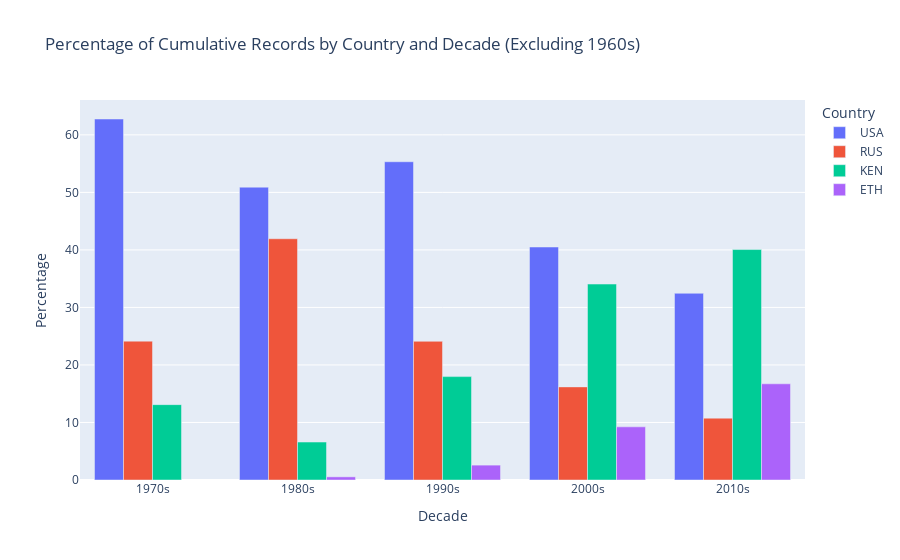

Notebook code for this chart:
### Code cell
import pandas as pd
import plotly.express as px

# Filter the DataFrame for the selected countries
selected_countries = ['USA', 'RUS', 'KEN', 'ETH']
filtered_data = cumulative_data[cumulative_data['Country'].isin(
    selected_countries)]

# Convert Year to Decade and format it
filtered_data['Decade'] = (filtered_data['Year'] // 10) * 10
filtered_data['Decade'] = filtered_data['Decade'].apply(lambda x: f"{int(x)}s")

# Exclude the 1960s
filtered_data = filtered_data[filtered_data['Decade'] != '1960s']

# Group data by Decade and Country
grouped_data = filtered_data.groupby(['Decade', 'Country']).agg({
    'Count': 'sum'}).reset_index()

# Normalize to percentage for each decade
grouped_data['TotalByDecade'] = grouped_data.groupby(
    'Decade')['Count'].transform('sum')
grouped_data['Percentage'] = (
    grouped_data['Count'] / grouped_data['TotalByDecade']) * 100

# Specify the order of countries
country_order = pd.Categorical(
    grouped_data['Country'], categories=selected_countries, ordered=True)
grouped_data['Country'] = country_order

# Create the bar chart
fig = px.bar(grouped_data,
             x='Decade',
             y='Percentage',
             color='Country',
             category_orders={"Country": selected_countries},
             barmode='group',
             title='Percentage of Cumulative Records by Country and Decade (Excluding 1960s)')

# Display the chart
fig.show()

### Figure 1 — Plotly figure (JSON) as saved in the notebook; plotly's stock layout.template omitted (floating-point values rounded to 4 significant figures)
{"data": [{"alignmentgroup": "True", "hovertemplate": "Country=USA<br>Decade=%{x}<br>Percentage=%{y}<extra></extra>", "legendgroup": "USA", "marker": {"color": "#636efa", "pattern": {"shape": ""}}, "name": "USA", "offsetgroup": "USA", "orientation": "v", "showlegend": true, "textposition": "auto", "type": "bar", "x": ["1970s", "1980s", "1990s", "2000s", "2010s"], "xaxis": "x", "y": [62.76, 50.91, 55.33, 40.5, 32.46], "yaxis": "y"}, {"alignmentgroup": "True", "hovertemplate": "Country=RUS<br>Decade=%{x}<br>Percentage=%{y}<extra></extra>", "legendgroup": "RUS", "marker": {"color": "#EF553B", "pattern": {"shape": ""}}, "name": "RUS", "offsetgroup": "RUS", "orientation": "v", "showlegend": true, "textposition": "auto", "type": "bar", "x": ["1970s", "1980s", "1990s", "2000s", "2010s"], "xaxis": "x", "y": [24.14, 41.94, 24.11, 16.19, 10.75], "yaxis": "y"}, {"alignmentgroup": "True", "hovertemplate": "Country=KEN<br>Decade=%{x}<br>Percentage=%{y}<extra></extra>", "legendgroup": "KEN", "marker": {"color": "#00cc96", "pattern": {"shape": ""}}, "name": "KEN", "offsetgroup": "KEN", "orientation": "v", "showlegend": true, "textposition": "auto", "type": "bar", "x": ["1970s", "1980s", "1990s", "2000s", "2010s"], "xaxis": "x", "y": [13.1, 6.599, 17.97, 34.06, 40.06], "yaxis": "y"}, {"alignmentgroup": "True", "hovertemplate": "Country=ETH<br>Decade=%{x}<br>Percentage=%{y}<extra></extra>", "legendgroup": "ETH", "marker": {"color": "#ab63fa", "pattern": {"shape": ""}}, "name": "ETH", "offsetgroup": "ETH", "orientation": "v", "showlegend": true, "textposition": "auto", "type": "bar", "x": ["1980s", "1990s", "2000s", "2010s"], "xaxis": "x", "y": [0.5481, 2.587, 9.243, 16.72], "yaxis": "y"}], "layout": {"barmode": "group", "legend": {"title": {"text": "Country"}, "tracegroupgap": 0}, "title": {"text": "Percentage of Cumulative Records by Country and Decade (Excluding 1960s)"}, "xaxis": {"anchor": "y", "domain": [0, 1], "title": {"text": "Decade"}}, "yaxis": {"anchor": "x", "domain": [0, 1], "title": {"text": "Percentage"}}}}
